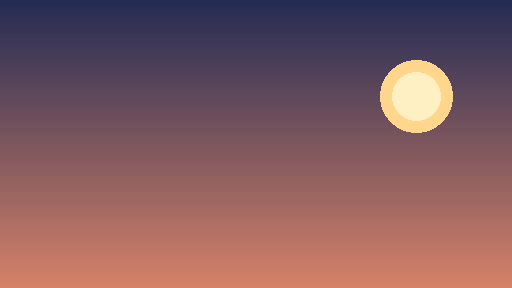
#> input picture Assets/_SlugLab/Art/Fondos/bg_sky.png, 512 x 288 px
$ python generar_banner.py
#> lines starting #> are read from the running program, lines starting #| are printed output that depends on the picture
"""
Genera la imagen de portada del repositorio (docs/img/nivel1.png).

Es un montaje con el arte placeholder del propio juego, no una captura del
editor: sirve como portada del README y como referencia visual del estilo.

Uso:
    python tools/generar_banner.py
"""

from __future__ import annotations

import os

from PIL import Image, ImageDraw, ImageFont

ROOT = os.path.dirname(os.path.dirname(os.path.abspath(__file__)))
ART = os.path.join(ROOT, "Assets", "_SlugLab", "Art")
OUT = os.path.join(ROOT, "docs", "img")

W, H = 1280, 720
SCALE = 3


def load(path: str) -> Image.Image:
    return Image.open(path).convert("RGBA")


def scaled(img: Image.Image, factor: float) -> Image.Image:
    return img.resize((int(img.width * factor), int(img.height * factor)), Image.NEAREST)


def tint(img: Image.Image, color: tuple[int, int, int, int]) -> Image.Image:
    copy = img.copy()
    pixels = copy.load()
    for y in range(copy.height):
        for x in range(copy.width):
            r, g, b, a = pixels[x, y]
            if a == 0:
                continue
            pixels[x, y] = (min(255, int(r * color[0] / 255)), min(255, int(g * color[1] / 255)), min(255, int(b * color[2] / 255)), a)
    return copy


def main() -> None:
    os.makedirs(OUT, exist_ok=True)
    canvas = Image.new("RGBA", (W, H), (20, 22, 34, 255))
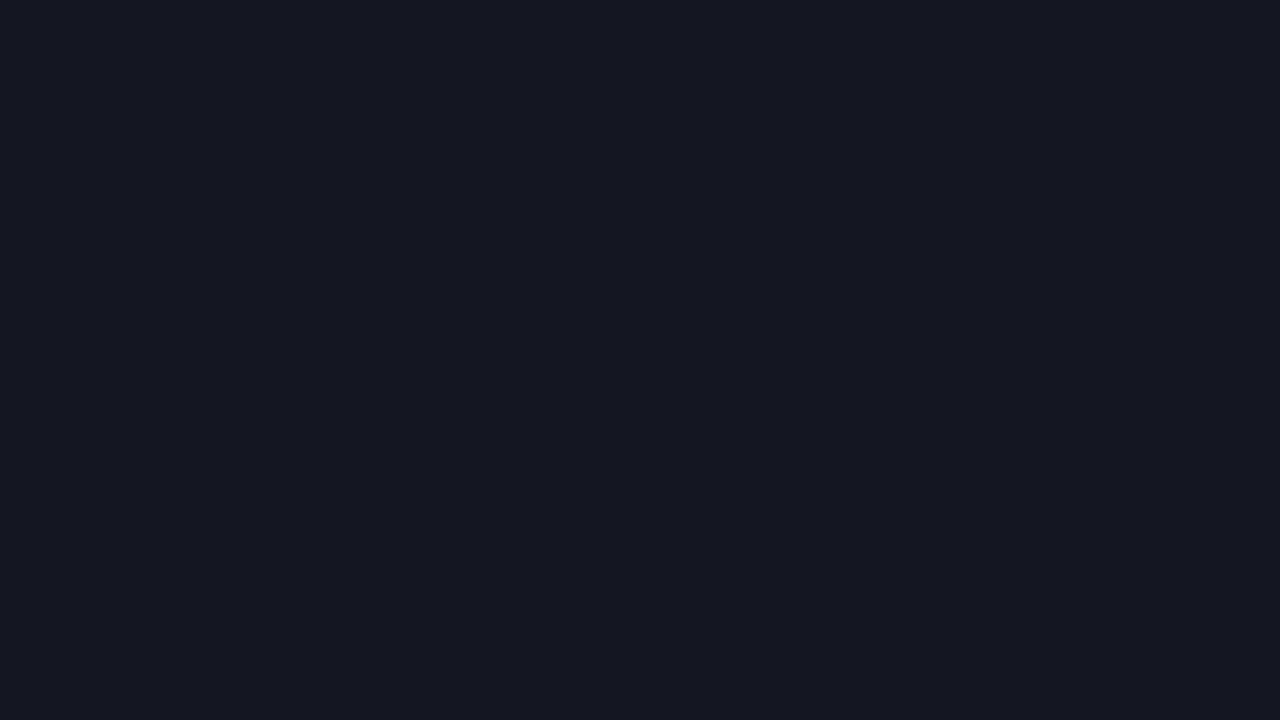
#> canvas: PIL image 1280x720 RGBA; mean R, G, B, A 20, 22, 34, 255

    sky = scaled(load(os.path.join(ART, "Fondos", "bg_sky.png")), W / 512)
#> in load, returned value is the input picture: PIL image 512x288 RGBA; mean R, G, B, A 129, 90.9, 95.6, 255
    canvas.alpha_composite(sky, (0, 0))

    far = scaled(load(os.path.join(ART, "Fondos", "bg_far.png")), W / 512)
#> call 2 of load, with path = 'Assets/_SlugLab/Art/Fondos/bg_far.png'
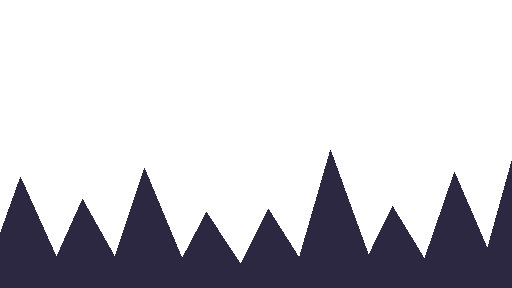
#> input picture Assets/_SlugLab/Art/Fondos/bg_far.png, 512 x 288 px
#> in load, returned value is the input picture: PIL image 512x288 RGBA; mean R, G, B, A 10.5, 9.5, 15.7, 60.7
    canvas.alpha_composite(far, (0, H - far.height))
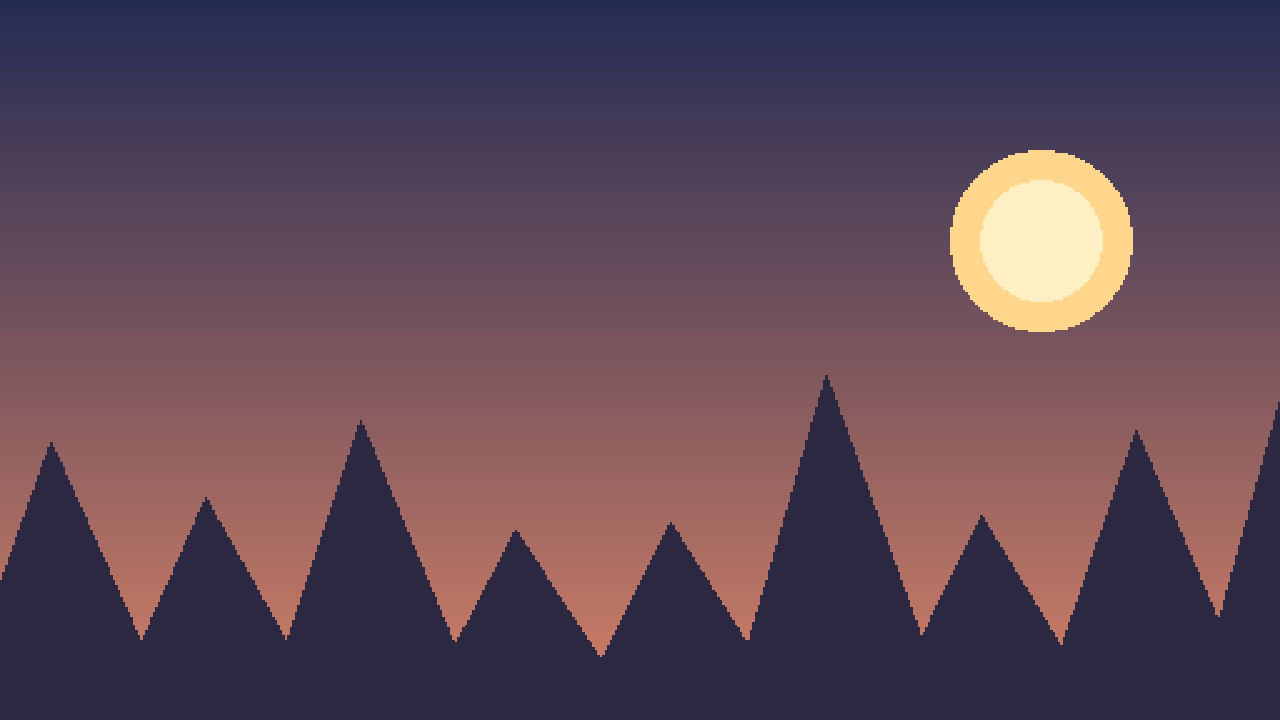
#> canvas: PIL image 1280x720 RGBA; mean R, G, B, A 94.3, 72.3, 87.3, 255

    mid = scaled(load(os.path.join(ART, "Fondos", "bg_mid.png")), W / 512)
#> call 3 of load, with path = 'Assets/_SlugLab/Art/Fondos/bg_mid.png'
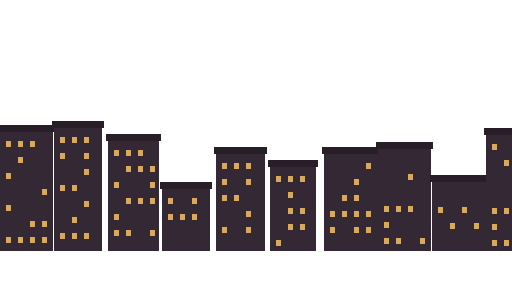
#> input picture Assets/_SlugLab/Art/Fondos/bg_mid.png, 512 x 288 px
#> in load, returned value is the input picture: PIL image 512x288 RGBA; mean R, G, B, A 20.6, 15.9, 18.3, 87.1
#> call 3 of scaled, with factor = 2.5
#> in scaled (call 3), `return img.resize((int(img.width * factor), int(img.height * factor)),..`:
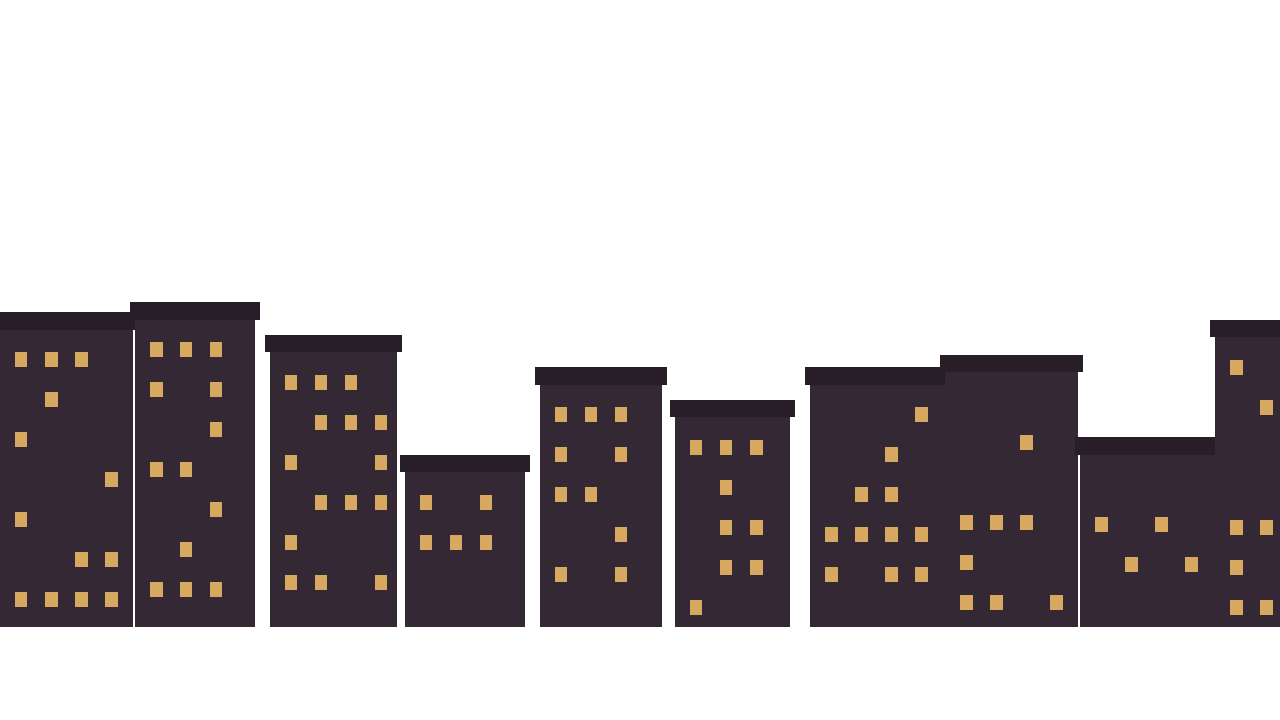
#> returned value: PIL image 1280x720 RGBA; mean R, G, B, A 20.6, 15.9, 18.3, 87; transparent parts drawn white
    canvas.alpha_composite(mid, (0, H - mid.height - 20))
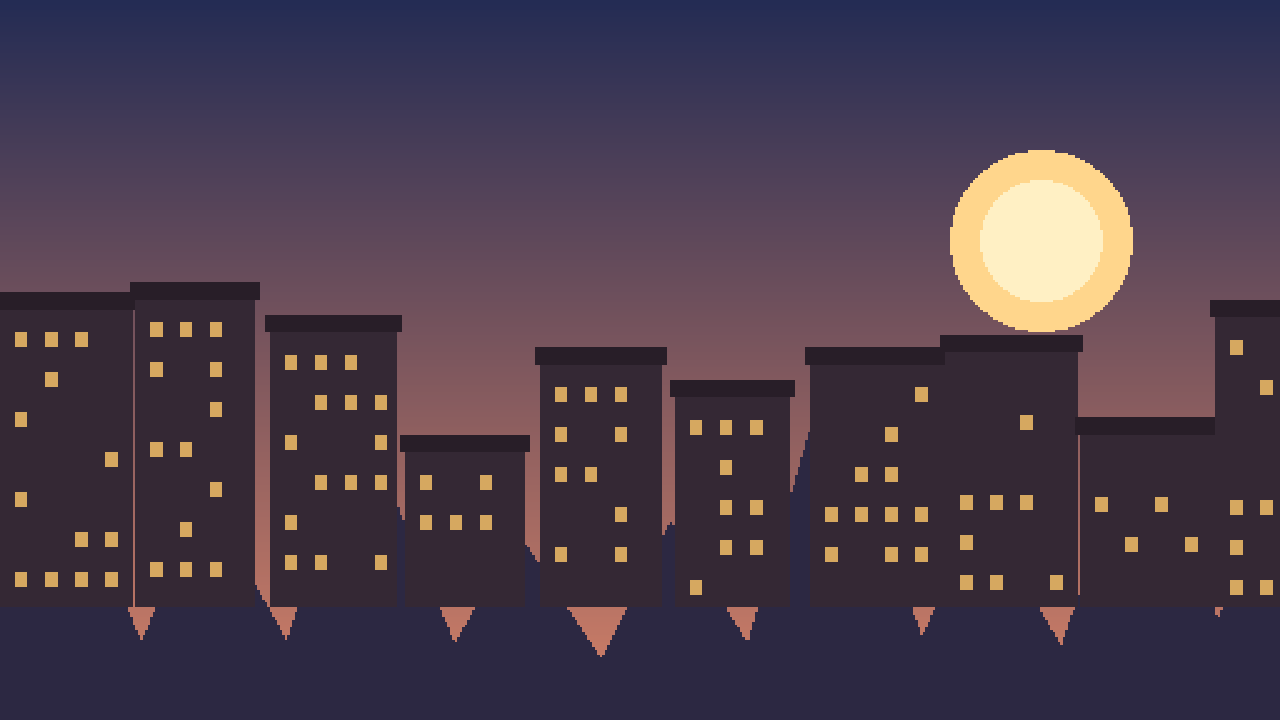
#> canvas: PIL image 1280x720 RGBA; mean R, G, B, A 73.2, 59.6, 75.3, 255

    ground_top = scaled(load(os.path.join(ART, "Sprites", "Tiles", "tile_ground_top_0.png")), 3)
    ground_mid = scaled(load(os.path.join(ART, "Sprites", "Tiles", "tile_ground_mid_0.png")), 3)
    for x in range(0, W, 96):
        canvas.alpha_composite(ground_mid, (x, H - 96))
        canvas.alpha_composite(ground_top, (x, H - 192))
    for x in range(0, W, 96):
        canvas.alpha_composite(ground_mid, (x, H - 288))

    platform = scaled(load(os.path.join(ART, "Sprites", "Tiles", "tile_platform.png")), 3)
    for i in range(3):
        canvas.alpha_composite(platform, (300 + i * 96, 330))
    for i in range(3):
        canvas.alpha_composite(platform, (820 + i * 96, 250))

    crate = scaled(load(os.path.join(ART, "Sprites", "Props", "crate.png")), 3)
    canvas.alpha_composite(crate, (140, H - 192 - 96))

    player = scaled(load(os.path.join(ART, "Sprites", "Personajes", "player_shoot_0.png")), 3)
    canvas.alpha_composite(player, (250, H - 192 - player.height + 10))

    soldier = scaled(load(os.path.join(ART, "Sprites", "Enemigos", "soldier_shoot_0.png")), 3)
    canvas.alpha_composite(soldier, (700, H - 192 - soldier.height + 10))

    grenadier = tint(soldier, (180, 200, 255, 255))
    canvas.alpha_composite(grenadier, (760, 250 - grenadier.height + 10))

    boss = scaled(load(os.path.join(ART, "Sprites", "Jefe", "boss_idle_0.png")), 2.4)
    canvas.alpha_composite(boss, (990, H - 192 - boss.height + 6))

    explosion = scaled(load(os.path.join(ART, "Sprites", "VFX", "explosion_2.png")), 2)
    canvas.alpha_composite(explosion, (880, H - 192 - 120))

    bullet = scaled(load(os.path.join(ART, "Sprites", "VFX", "bullet_player.png")), 2)
    for offset in range(3):
        canvas.alpha_composite(bullet, (420 + offset * 70, H - 192 - 95))

    draw = ImageDraw.Draw(canvas)
    draw.rectangle([0, 0, W, 150], fill=(10, 12, 20, 170))
    draw.rectangle([0, 150, W, 154], fill=(120, 220, 190, 255))

    try:
        title_font = ImageFont.load_default(size=86)
        sub_font = ImageFont.load_default(size=30)
    except TypeError:
        title_font = ImageFont.load_default()
        sub_font = ImageFont.load_default()

    draw.text((48, 24), "SLUG LAB", font=title_font, fill=(242, 240, 214, 255))
    draw.text((50, 116), "MOTORES DE VIDEOJUEGOS I  ·  UNITY 2D", font=sub_font, fill=(150, 220, 210, 255))

    canvas.convert("RGB").save(os.path.join(OUT, "nivel1.png"))
    print("Portada generada en docs/img/nivel1.png")


if __name__ == "__main__":
#> (the run stopped early here; a loop or call above may not have finished)
